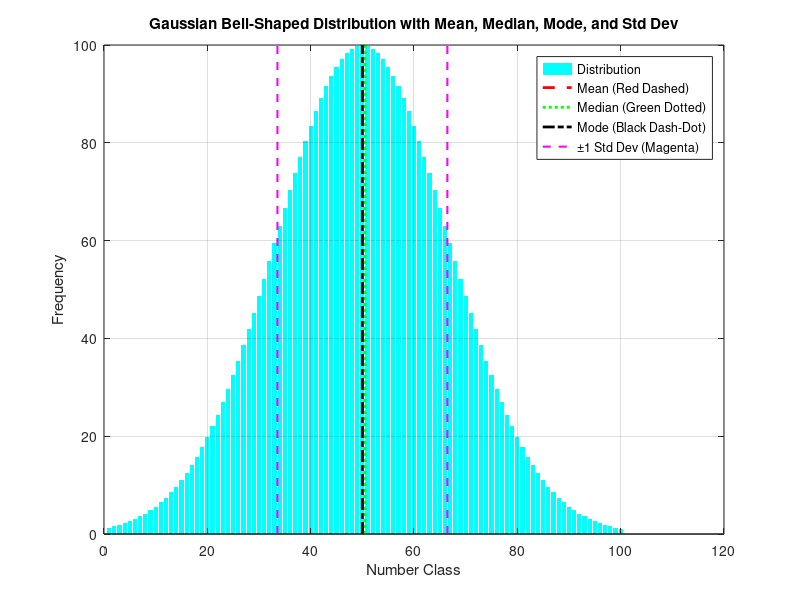

MATLAB code to generate this figure:
%Gaussian
clear all
close all

% Define n (the number of classes)
n = 100; % Change this value as needed

% Generate x-axis values (number classes from 0 to n)
x = 1:n;

% Define the mean and standard deviation for the Gaussian distribution
mu = n / 2;         % Center the peak at the middle of the range
sigma = n / 6;      % Adjust sigma to control the spread

% Compute the Gaussian frequency values
y = exp(-((x - mu).^2) / (2 * sigma^2));

% Normalize y to make it resemble a frequency distribution
y = y / max(y) * 100; % Scale to a reasonable range

% Compute statistical measures
mean_value = sum(x .* y) / sum(y); % Weighted mean
median_value = median(x); % Median of the x values
[~, mode_index] = max(y); % Mode is the x-value with highest frequency
mode_value = x(mode_index);

% Compute standard deviation (weighted)
std_dev = sqrt(sum(((x - mean_value).^2) .* y) / sum(y));

% Plot the bar graph
b = bar(x, y, 'c'); % 'c' for cyan bars
set(b, 'EdgeColor', 'none'); % Removes the border (Octave compatible)

hold on;

% Mark mean, median, mode, and ±1 standard deviation
y_limits = [0, max(y)]; % Get the range for y-axis

% Vertical lines for mean, median, mode
plot([mean_value mean_value], y_limits, 'r--', 'LineWidth', 2); % Mean (Red Dashed)
plot([median_value median_value], y_limits, 'g:', 'LineWidth', 2); % Median (Green Dotted)
plot([mode_value mode_value], y_limits, 'k-.', 'LineWidth', 2); % Mode (Black Dash-Dot)

% ±1 Standard deviation from the mean
plot([mean_value - std_dev, mean_value - std_dev], y_limits, 'm--', 'LineWidth', 1.5); % -1σ (Magenta Dashed)
plot([mean_value + std_dev, mean_value + std_dev], y_limits, 'm--', 'LineWidth', 1.5); % +1σ (Magenta Dashed)

% Labels and title
xlabel('Number Class');
ylabel('Frequency');
title('Gaussian Bell-Shaped Distribution with Mean, Median, Mode, and Std Dev');

% Legend
legend('Distribution', 'Mean (Red Dashed)', 'Median (Green Dotted)', ...
       'Mode (Black Dash-Dot)', '±1 Std Dev (Magenta)', 'Location', 'Best');

% Grid for better visualization
grid on;
hold off;

% Display statistical values
fprintf('Mean: %.2f\n', mean_value);
fprintf('Median: %.2f\n', median_value);
fprintf('Mode: %.2f\n', mode_value);
fprintf('Standard Deviation: %.2f\n', std_dev);
